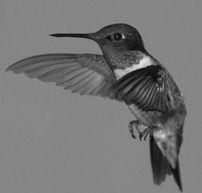
%> input picture Images/hum.jpg, 202 x 193 px
$ octave moprstr.m   (GNU Octave 9; MATLAB toolbox functions it lacks are replaced by stand-ins)
%> lines starting %> are read from the running program, lines starting %| are printed output that depends on the picture
clc;
clear all;
close all;
a=imread('D:\Sri\DIP images\hum.jpg');
%> a is the input picture: size 193x202 uint8; min 0, max 232, mean 118.3
subplot(2,5,1)
imshow(a);
title('Original image');
b=strel('diamond',50)
c=imdilate(a,b);
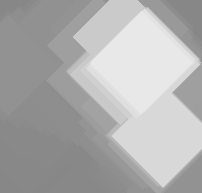
%> c: size 193x202 uint8; min 135, max 232, mean 173.8
subplot(2,5,2)
imshow(c);
title('Diamond image');
d=strel('disk',5,4)
e=imdilate(a,d)
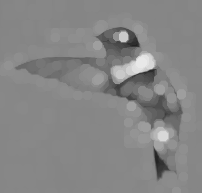
%> e: size 193x202 uint8; min 34, max 232, mean 133.8
subplot(2,5,3)
imshow(e);
title('Disk image');
f=strel('line',9,90)
g=imdilate(a,f)
subplot(2,5,4)
imshow(g);
title('Line image');
h=strel('octagon',9)
i=imdilate(a,h)
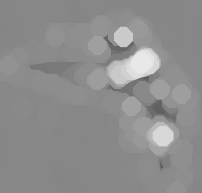
%> i: size 193x202 uint8; min 81, max 232, mean 141.8
subplot(2,5,5)
imshow(i);
title('Octagon image');
j=strel('pair',[3 3])
k=imdilate(a,j)
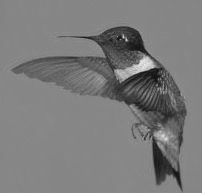
%> k: size 193x202 uint8; min 10, max 232, mean 122.8
subplot(2,5,6)
imshow(k);
title('Pair image');
l=strel('periodicline',2,[1 -2])
m=imdilate(a,l)
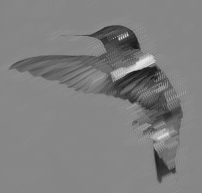
%> m: size 193x202 uint8; min 23, max 232, mean 127
subplot(2,5,7)
imshow(m);
title('Periodicline image');
n=strel('rectangle',[3 5])
o=imdilate(a,n)
subplot(2,5,8)
imshow(o);
title('Rectangle image');
p=strel('square',5)
q=imdilate(a,p)
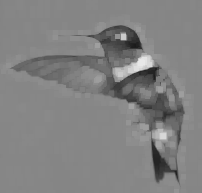
%> q: size 193x202 uint8; min 26, max 232, mean 129
subplot(2,5,9)
imshow(q);
title('Square mage');
r=strel('ball',15,5)
s=imdilate(a,r)
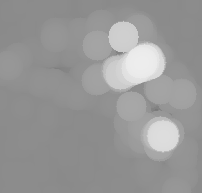
%> s: size 193x202 uint8; min 120, max 237, mean 151.9
subplot(2,5,10)
imshow(s);
title('Ball image');
